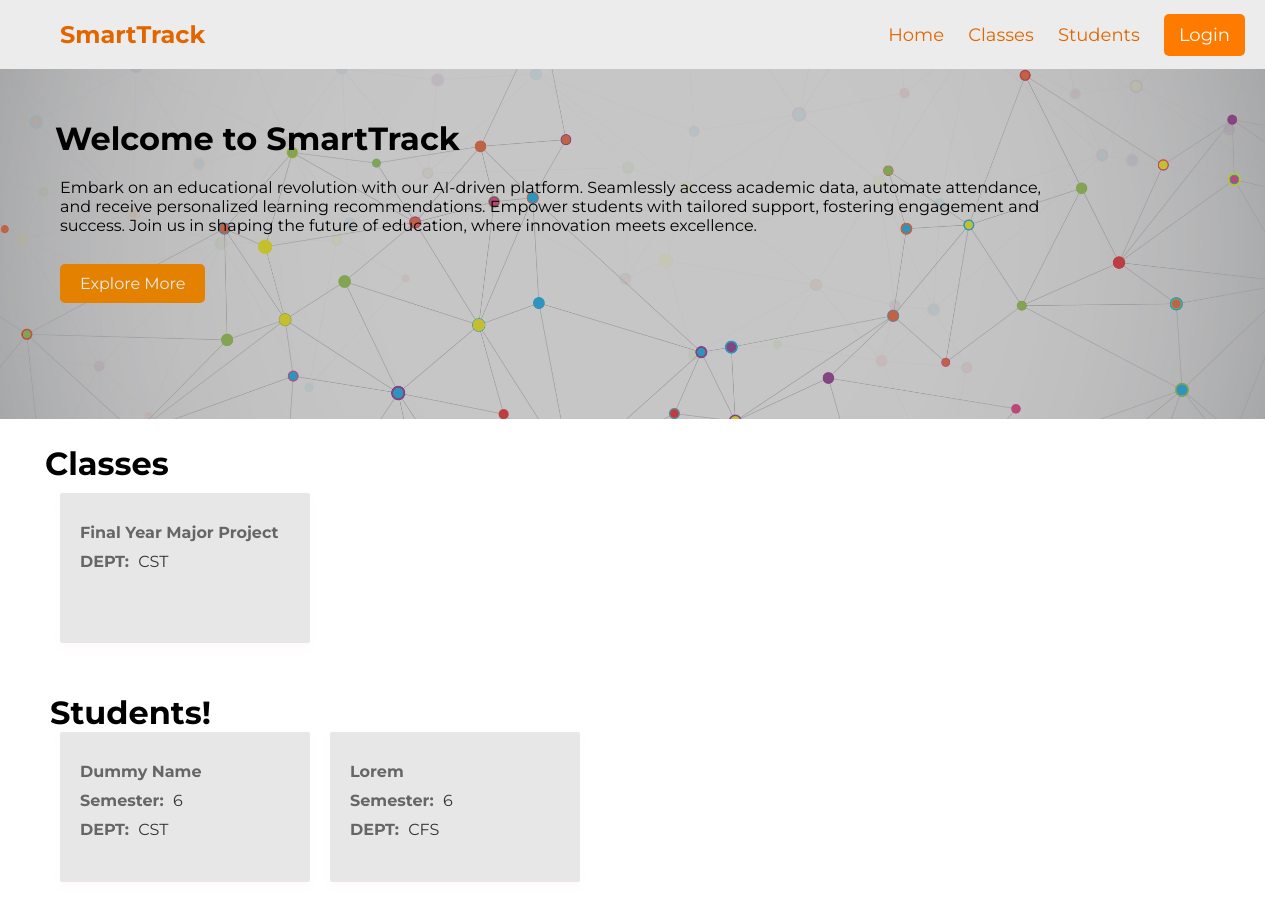
Page /website/index.php on the earlier database version.
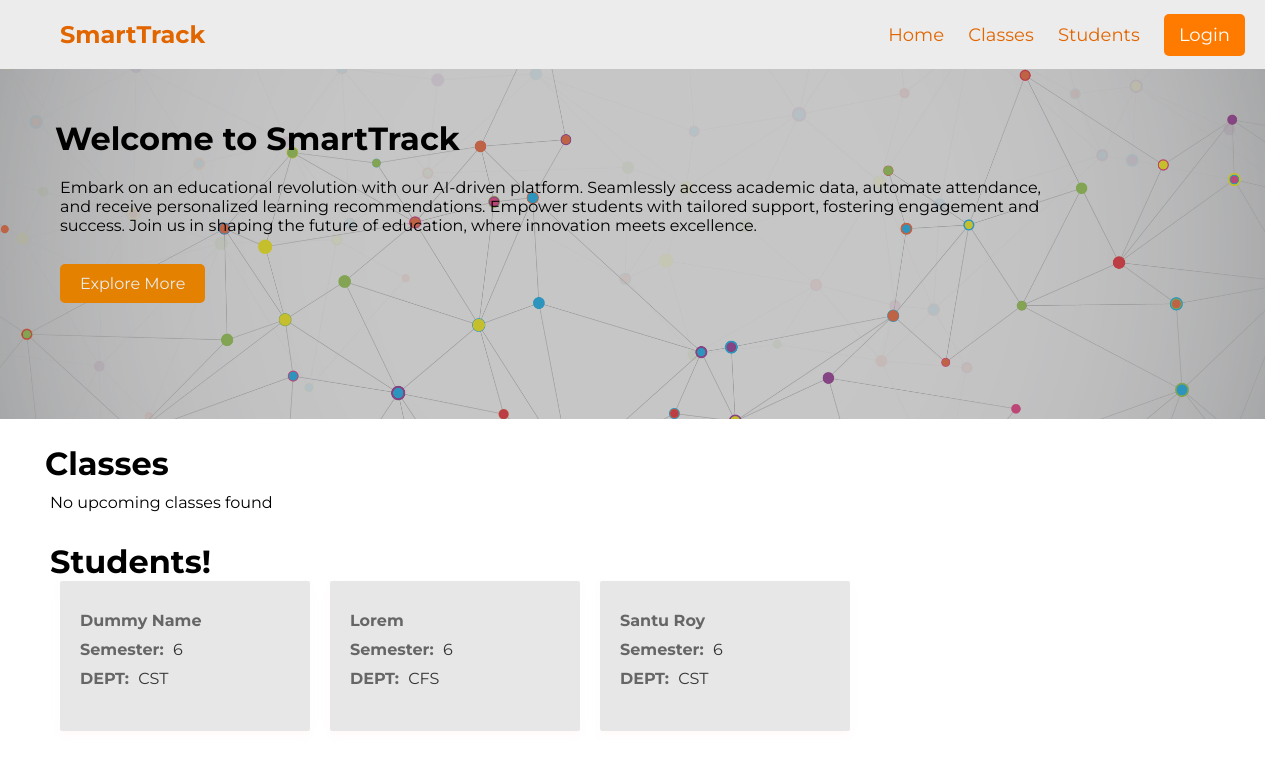
Same page on the later database version.
### tables this page shows
CREATE TABLE `classes` (
  `id` int NOT NULL,
  `topic` varchar(255) NOT NULL,
  `teacher` varchar(255) NOT NULL,
  `description` text NOT NULL,
  `DEPT` varchar(25) NOT NULL,
  `start_time` datetime NOT NULL DEFAULT CURRENT_TIMESTAMP,
  `end_time` datetime NOT NULL,
  `notes` longtext
);

CREATE TABLE `student_info` (
  `id` int NOT NULL,
  `email` varchar(255) NOT NULL,
  `password` varchar(9999) NOT NULL,
  `name` varchar(255) NOT NULL,
  `semester` varchar(25) NOT NULL,
  `department` varchar(255) NOT NULL,
  `registration_number` varchar(255) NOT NULL,
  `photos` mediumtext
);

### website/index.php (the view, shortened to what this page needs)
<?php if(isset($_COOKIE['user_email']) && isset($_COOKIE['user_password'])){
    include './connection-files/db_classes_conn.php';
    $mail = $_COOKIE['user_email'];
    $sql = "SELECT * FROM student_info WHERE email = '$mail'";
    $result = mysqli_query($conn, $sql);
    if ($result && mysqli_num_rows($result) > 0) {
        $row = mysqli_fetch_assoc($result);
        $dept = $row['department'];
    } else {
        $name = "Name not found";
    }
    mysqli_close($conn);
}else{
    $dept = [];
}
?>
<!DOCTYPE html>
<html lang="en">
<head>
    <link rel="stylesheet" href="css/index.css">
</head>
<body>
    <header>
        <div class="nav">
            <h1>SmartTrack</h1>
            <div class="nav-items">
                <ul>
                    <li><a href="">Home</a></li>
                    <li><a href="#classes">Classes</a></li>
                    <li><a href="#students">Students</a></li>
                    <?php
                    if(!isset($_COOKIE['user_email']) || !isset($_COOKIE['user_password'])) {
                        echo '<li><a href="./login.php" id="btn-profile">Login</a></li>';
                    }else{
                        echo '<li><a href="./profile.php" id="btn-profile">Profile</a></li>';
                    }
                    ?>
                </ul>
                </div>
            </div>
    </header>
    <div class="slider">
        <div class="slider-warper">
            <h1 class="notes">Welcome to SmartTrack</h1>
        <p class="notes-text">Embark on an educational revolution with our AI-driven platform. Seamlessly access academic data, automate attendance, and receive personalized learning recommendations. Empower students with tailored support, fostering engagement and success. Join us in shaping the future of education, where innovation meets excellence.</p>
        <br>
        <a href="#classes">Explore More</a>
        </div>
    </div>
    <div class="classes" id="classes">
        <h1 class="classes-head">
            Classes
        </h1>
        <div class="classes-container">
        <?php
include './connection-files/db_classes_conn.php';
$currentDateTime = date('Y-m-d H:i:s');
if(!$dept){
    $sql = "SELECT * FROM classes WHERE end_time > '$currentDateTime'";
}else{
    $sql = "SELECT * FROM classes WHERE end_time > '$currentDateTime' and DEPT = '$dept'";
}
$result = mysqli_query($conn, $sql);
if (mysqli_num_rows($result) > 0) {
    while ($row = mysqli_fetch_assoc($result)) {
        echo '<a href="class.php?id=' . $row['id'] . '" class="card">';
        echo '<p><span>'. $row['topic'] . '</span> </p>';
        echo '<p><span>DEPT:</span> ' . $row['DEPT'] . '</p>';
        echo '</a>';
    }
} else {
    echo '<p>No upcoming classes found</p>';
}
?>
        </div>
    <div class="students-container">
        <h1 class="students-head" id="students">Students!</h1>
        <div class="student-details">
        <?php
include './connection-files/db_classes_conn.php';
if(!$dept){
    $sql = "SELECT * FROM student_info";
}else{
    $sql = "SELECT * FROM student_info WHERE department = '$dept' and email != '$mail'";
}
$result = mysqli_query($conn, $sql);
if (mysqli_num_rows($result) > 0) {
    while ($row = mysqli_fetch_assoc($result)) {
        echo '<a href="student.php?id=' . $row['id'] . '" class="card">';
        echo '<p><span>'. $row['name'] . '</span> </p>';
        echo '<p><span>Semester:</span> ' . $row['semester'] . '</p>';
        echo '<p><span>DEPT:</span> ' . $row['department'] . '</p>';
        echo '</a>';
    }
} else {
    echo '<p>No Students found!</p>';
}
?>
        </div>
    </div>
    </body>
</html>

### website/css/index.css (style rules this page uses)
body { font-family: "Montserrat", sans-serif; overflow-x: hidden; background-color: #f9f9f9; }
* { padding: 0; margin: 0; }
body { background-color: var(--background-color); color: var(--text-color); height: 200vh; }
header { background-color: #ececec; color: #e26600; padding: 20px; text-align: center; }
.nav { display: flex; justify-content: space-between; align-items: center; }
.nav h1 { margin: 0; font-size: 24px; font-weight: bold; padding-left: 40px; cursor: pointer; }
.nav-items ul { list-style-type: none; padding: 0; margin: 0; }
.nav-items ul li { display: inline-block; margin-right: 20px; font-size: 18px; }
.nav-items a { color: #e26600; text-decoration: none; }
.nav-items ul li:last-child { margin-right: 0; }
#btn-profile { background-color: #ff7b00; color: #ffffff; padding: 10px 15px 10px 15px; border-radius: 5px; }
.slider { height: 350px; background-color: #c5c5c5; width: 100%; box-shadow: 15px 0 0 0 #000000; background: url('/img/background-slider.jpg'); background-size: cover; background-position: center; }
.slider h1 { padding: 50px 0px 20px 0px; }
.slider p { padding: 0px 0px 20px 5px; width: 1000px; }
.slider a { margin-left: 5px; text-decoration: none; color: #ececec; background-color: #e48100; margin-top: 15px; padding: 10px 20px 10px 20px; border-radius: 5px; }
.slider-warper { background-color: rgba(114, 114, 114, 0.4); padding-left: 55px; height: 100%; width: 100%; transition: background-color 0.3s ease; }
.classes-head { padding-left: 45px; padding-top: 25px; }
.classes-container { overflow: auto; padding: 10px 50px 10px 50px; }
.card { background-color: #dfdfdfbb; border-radius: 2px; box-shadow: 0 4px 8px rgba(255, 194, 194, 0.1); padding: 20px; margin: 0 10px 20px; width: calc(50% - 20px); max-width: 250px; box-sizing: border-box; display: inline-block; vertical-align: top; transition: transform 0.3s ease; height: 150px; text-decoration: none; }
.card p { font-size: 16px; color: #333; margin: 10px 0; }
.card p span { font-weight: bold; color: #666; margin-right: 5px; }
.students-container { padding: 20px 50px 20px 50px; }

Differences in the rows shown:
removed classes: topic "Final Year Major Project", DEPT "CST"
added student_info: name "Santu Roy", semester "6", department "CST"
Other differences:
text now shown: "No upcoming classes found"
